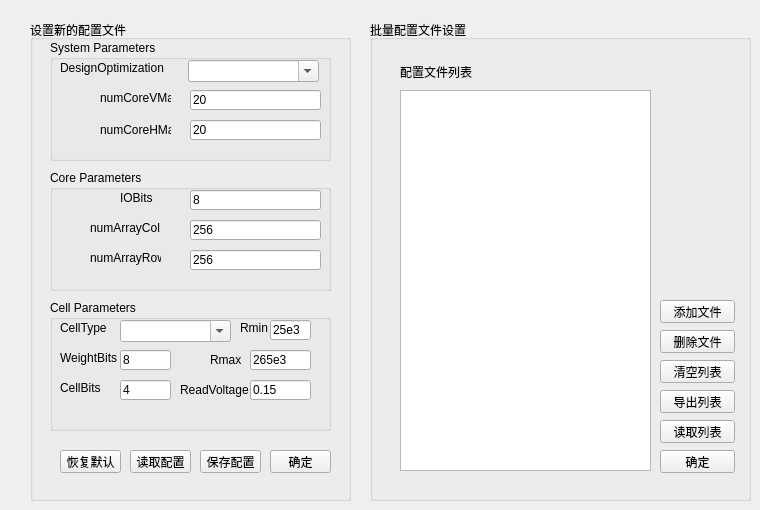
    <widget class="QWidget" name="tabconfig">
     <attribute name="title">
      <string>Config</string>
     </attribute>
     <widget class="QGroupBox" name="groupNewConfig">
      <property name="geometry">
       <rect>
        <x>30</x>
        <y>20</y>
        <width>321</width>
        <height>481</height>
       </rect>
      </property>
      <property name="title">
       <string>设置新的配置文件</string>
      </property>
      <widget class="QGroupBox" name="groupBox">
       <property name="geometry">
        <rect>
         <x>20</x>
         <y>20</y>
         <width>281</width>
         <height>121</height>
        </rect>
       </property>
       <property name="title">
        <string>System Parameters</string>
       </property>
       <widget class="QLabel" name="label_3">
        <property name="geometry">
         <rect>
          <x>10</x>
          <y>20</y>
          <width>111</width>
          <height>16</height>
         </rect>
        </property>
        <property name="text">
         <string>DesignOptimization</string>
        </property>
       </widget>
       <widget class="QComboBox" name="cmbT2DO">
        <property name="enabled">
         <bool>true</bool>
        </property>
        <property name="geometry">
         <rect>
          <x>138</x>
          <y>20</y>
          <width>131</width>
          <height>22</height>
         </rect>
        </property>
        <property name="editable">
         <bool>true</bool>
        </property>
        <property name="currentText">
         <string/>
        </property>
        <property name="currentIndex">
         <number>-1</number>
        </property>
       </widget>
       <widget class="QLabel" name="label_4">
        <property name="geometry">
         <rect>
          <x>50</x>
          <y>50</y>
          <width>71</width>
          <height>16</height>
         </rect>
        </property>
        <property name="text">
         <string>numCoreVMax</string>
        </property>
       </widget>
       <widget class="QLineEdit" name="txtT2CoreVMax">
        <property name="geometry">
         <rect>
          <x>140</x>
          <y>50</y>
          <width>131</width>
          <height>20</height>
         </rect>
        </property>
        <property name="text">
         <string>20</string>
        </property>
       </widget>
       <widget class="QLabel" name="label_5">
        <property name="geometry">
         <rect>
          <x>50</x>
          <y>80</y>
          <width>71</width>
          <height>20</height>
         </rect>
        </property>
        <property name="text">
         <string>numCoreHMax</string>
        </property>
       </widget>
       <widget class="QLineEdit" name="txtT2CoreHMax">
        <property name="geometry">
         <rect>
          <x>140</x>
          <y>80</y>
          <width>131</width>
          <height>20</height>
         </rect>
        </property>
        <property name="text">
         <string>20</string>
        </property>
       </widget>
      </widget>
      <widget class="QGroupBox" name="groupBox_2">
       <property name="geometry">
        <rect>
         <x>20</x>
         <y>150</y>
         <width>281</width>
         <height>121</height>
        </rect>
       </property>
       <property name="title">
        <string>Core Parameters</string>
       </property>
       <widget class="QLabel" name="label_6">
        <property name="geometry">
         <rect>
          <x>70</x>
          <y>20</y>
          <width>41</width>
          <height>16</height>
         </rect>
        </property>
        <property name="text">
         <string>IOBits</string>
        </property>
       </widget>
       <widget class="QLineEdit" name="txtT2IOBits">
        <property name="geometry">
         <rect>
          <x>140</x>
          <y>20</y>
          <width>131</width>
          <height>20</height>
         </rect>
        </property>
        <property name="text">
         <string>8</string>
        </property>
       </widget>
       <widget class="QLabel" name="label_7">
        <property name="geometry">
         <rect>
          <x>40</x>
          <y>50</y>
          <width>71</width>
          <height>16</height>
         </rect>
        </property>
        <property name="text">
         <string>numArrayCol</string>
        </property>
       </widget>
       <widget class="QLineEdit" name="txtT2ArrayCol">
        <property name="geometry">
         <rect>
          <x>140</x>
          <y>50</y>
          <width>131</width>
          <height>20</height>
         </rect>
        </property>
        <property name="text">
         <string>256</string>
        </property>
       </widget>
       <widget class="QLabel" name="label_8">
        <property name="geometry">
         <rect>
          <x>40</x>
          <y>80</y>
          <width>71</width>
          <height>16</height>
         </rect>
        </property>
        <property name="text">
         <string>numArrayRow </string>
        </property>
       </widget>
       <widget class="QLineEdit" name="txtT2ArrayRow">
        <property name="geometry">
         <rect>
          <x>140</x>
          <y>80</y>
          <width>131</width>
          <height>20</height>
         </rect>
        </property>
        <property name="inputMask">
         <string/>
        </property>
        <property name="text">
         <string>256</string>
        </property>
       </widget>
      </widget>
      <widget class="QGroupBox" name="groupBox_3">
       <property name="geometry">
        <rect>
         <x>20</x>
         <y>280</y>
         <width>281</width>
         <height>131</height>
        </rect>
       </property>
       <property name="title">
        <string>Cell Parameters</string>
       </property>
       <widget class="QLabel" name="label_9">
        <property name="geometry">
         <rect>
          <x>10</x>
          <y>20</y>
          <width>51</width>
          <height>16</height>
         </rect>
        </property>
        <property name="text">
         <string>CellType</string>
        </property>
       </widget>
       <widget class="QComboBox" name="cmbT2CellType">
        <property name="geometry">
         <rect>
          <x>70</x>
          <y>20</y>
          <width>111</width>
          <height>22</height>
         </rect>
        </property>
        <property name="editable">
         <bool>true</bool>
        </property>
        <property name="currentText">
         <string/>
        </property>
        <property name="currentIndex">
         <number>-1</number>
        </property>
       </widget>
       <widget class="QLabel" name="label_10">
        <property name="geometry">
         <rect>
          <x>10</x>
          <y>50</y>
          <width>61</width>
          <height>16</height>
         </rect>
        </property>
        <property name="text">
         <string>WeightBits</string>
        </property>
       </widget>
       <widget class="QLineEdit" name="txtT2WeightBits">
        <property name="geometry">
         <rect>
          <x>70</x>
          <y>50</y>
          <width>51</width>
          <height>20</height>
         </rect>
        </property>
        <property name="text">
         <string>8</string>
        </property>
       </widget>
       <widget class="QLabel" name="label_11">
        <property name="geometry">
         <rect>
          <x>10</x>
          <y>80</y>
          <width>51</width>
          <height>16</height>
         </rect>
        </property>
        <property name="text">
         <string>CellBits</string>
        </property>
       </widget>
       <widget class="QLineEdit" name="txtT2CellBits">
        <property name="geometry">
         <rect>
          <x>70</x>
          <y>80</y>
          <width>51</width>
          <height>20</height>
         </rect>
        </property>
        <property name="text">
         <string>4</string>
        </property>
       </widget>
       <widget class="QLabel" name="label_12">
        <property name="geometry">
         <rect>
          <x>190</x>
          <y>20</y>
          <width>31</width>
          <height>16</height>
         </rect>
        </property>
        <property name="text">
         <string>Rmin</string>
        </property>
       </widget>
       <widget class="QLineEdit" name="txtT2RMin">
        <property name="geometry">
         <rect>
          <x>220</x>
          <y>20</y>
          <width>41</width>
          <height>20</height>
         </rect>
        </property>
        <property name="text">
         <string>25e3</string>
        </property>
       </widget>
       <widget class="QLabel" name="label_13">
        <property name="geometry">
         <rect>
          <x>160</x>
          <y>50</y>
          <width>31</width>
          <height>20</height>
         </rect>
        </property>
        <property name="text">
         <string>Rmax</string>
        </property>
       </widget>
       <widget class="QLineEdit" name="txtT2RMax">
        <property name="geometry">
         <rect>
          <x>200</x>
          <y>50</y>
          <width>61</width>
          <height>20</height>
         </rect>
        </property>
        <property name="text">
         <string>265e3</string>
        </property>
       </widget>
       <widget class="QLabel" name="label_14">
        <property name="geometry">
         <rect>
          <x>130</x>
          <y>80</y>
          <width>71</width>
          <height>20</height>
         </rect>
        </property>
        <property name="text">
         <string>ReadVoltage</string>
        </property>
       </widget>
       <widget class="QLineEdit" name="txtT2Voltage">
        <property name="geometry">
         <rect>
          <x>200</x>
          <y>80</y>
          <width>61</width>
          <height>20</height>
         </rect>
        </property>
        <property name="text">
         <string>0.15</string>
        </property>
       </widget>
      </widget>
      <widget class="QPushButton" name="btnT2Default">
       <property name="geometry">
        <rect>
         <x>30</x>
         <y>430</y>
         <width>61</width>
         <height>23</height>
        </rect>
       </property>
       <property name="text">
        <string>恢复默认</string>
       </property>
      </widget>
      <widget class="QPushButton" name="btnT2Read">
       <property name="geometry">
        <rect>
         <x>100</x>
         <y>430</y>
         <width>61</width>
         <height>23</height>
        </rect>
       </property>
       <property name="text">
        <string>读取配置</string>
       </property>
      </widget>
      <widget class="QPushButton" name="btnT2Save">
       <property name="geometry">
        <rect>
         <x>170</x>
         <y>430</y>
         <width>61</width>
         <height>23</height>
        </rect>
       </property>
       <property name="text">
        <string>保存配置</string>
       </property>
      </widget>
      <widget class="QPushButton" name="btnT2Confirm1">
       <property name="geometry">
        <rect>
         <x>240</x>
         <y>430</y>
         <width>61</width>
         <height>23</height>
        </rect>
       </property>
       <property name="text">
        <string>确定</string>
       </property>
      </widget>
     </widget>
     <widget class="QGroupBox" name="groupBatConfig">
      <property name="geometry">
       <rect>
        <x>370</x>
        <y>20</y>
        <width>381</width>
        <height>481</height>
       </rect>
      </property>
      <property name="title">
       <string>批量配置文件设置</string>
      </property>
      <widget class="QPushButton" name="btnT2ExportList">
       <property name="geometry">
        <rect>
         <x>290</x>
         <y>370</y>
         <width>75</width>
         <height>23</height>
        </rect>
       </property>
       <property name="text">
        <string>导出列表</string>
       </property>
      </widget>
      <widget class="QPushButton" name="btnT2RemoveAll">
       <property name="geometry">
        <rect>
         <x>290</x>
         <y>340</y>
         <width>75</width>
         <height>23</height>
        </rect>
       </property>
       <property name="text">
        <string>清空列表</string>
       </property>
      </widget>
      <widget class="QPushButton" name="btnT2Confirm2">
       <property name="geometry">
        <rect>
         <x>290</x>
         <y>430</y>
         <width>75</width>
         <height>23</height>
        </rect>
       </property>
       <property name="text">
        <string>确定</string>
       </property>
      </widget>
      <widget class="QPushButton" name="btnT2RemoveFile">
       <property name="geometry">
        <rect>
         <x>290</x>
         <y>310</y>
         <width>75</width>
         <height>23</height>
        </rect>
       </property>
       <property name="text">
        <string>删除文件</string>
       </property>
      </widget>
      <widget class="QLabel" name="label_16">
       <property name="geometry">
        <rect>
         <x>30</x>
         <y>42</y>
         <width>81</width>
         <height>20</height>
        </rect>
       </property>
       <property name="text">
        <string>配置文件列表</string>
       </property>
      </widget>
      <widget class="QPushButton" name="btnT2AddFile">
       <property name="geometry">
        <rect>
         <x>290</x>
         <y>280</y>
         <width>75</width>
         <height>23</height>
        </rect>
       </property>
       <property name="text">
        <string>添加文件</string>
       </property>
      </widget>
      <widget class="QPushButton" name="btnT2ImportList">
       <property name="geometry">
        <rect>
         <x>290</x>
         <y>400</y>
         <width>75</width>
         <height>23</height>
        </rect>
       </property>
       <property name="text">
        <string>读取列表</string>
       </property>
      </widget>
      <widget class="QListWidget" name="lstT2ConfigList">
       <property name="geometry">
        <rect>
         <x>30</x>
         <y>70</y>
         <width>251</width>
         <height>381</height>
        </rect>
       </property>
      </widget>
     </widget>
    </widget>
